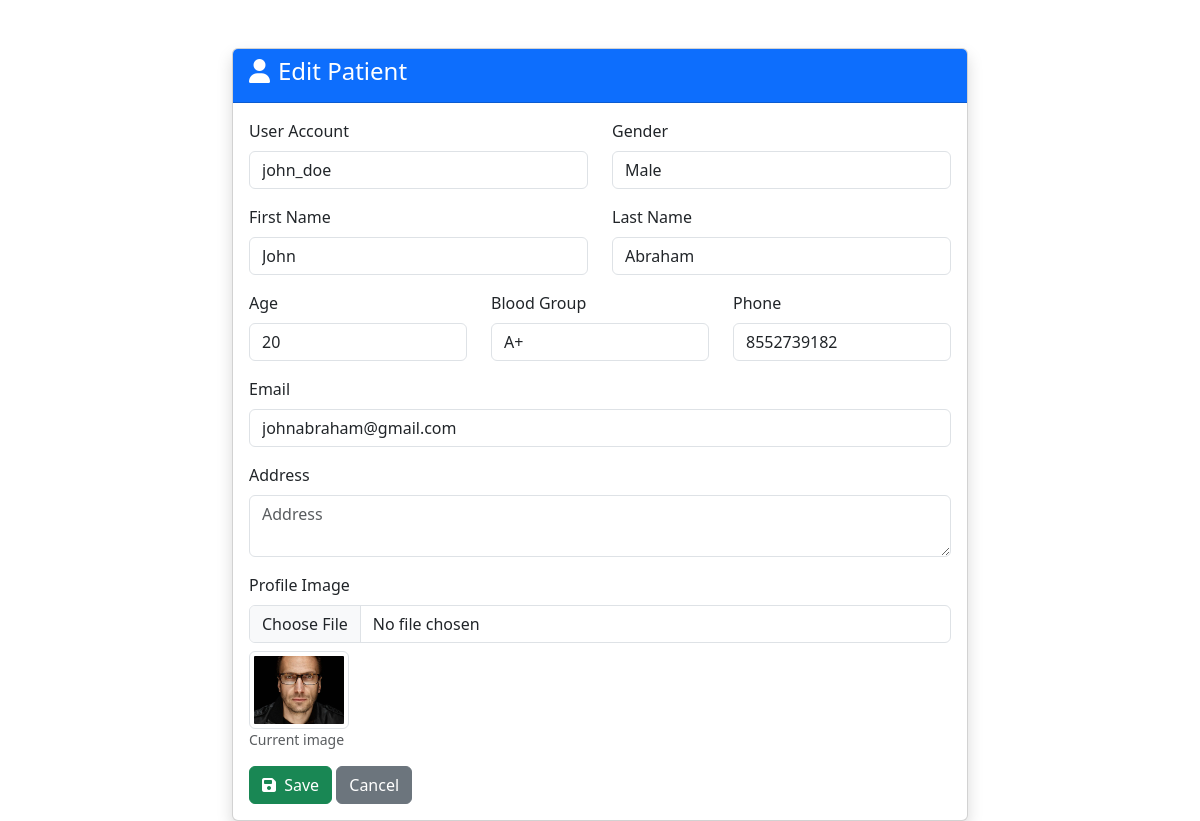
Page /patients/1/edit/ (signed in) on the committed database.
### patients/models.py (models this page shows, shortened)
class Patient(models.Model):
    GENDER_CHOICES = (
        ('M', 'Male'),
        ('F', 'Female'),
        ('O', 'Other'),
    )
    BLOOD_GROUP_CHOICES = (
        ('A+', 'A+'), ('A-', 'A-'),
        ('B+', 'B+'), ('B-', 'B-'),
        ('AB+', 'AB+'), ('AB-', 'AB-'),
        ('O+', 'O+'), ('O-', 'O-'),
    )
    patient_id = models.AutoField(primary_key=True)
    user = models.OneToOneField(User, on_delete=models.CASCADE, related_name='patient_profile')
    first_name = models.CharField(max_length=50)
    last_name = models.CharField(max_length=50)
    gender = models.CharField(max_length=1, choices=GENDER_CHOICES)
    age = models.PositiveIntegerField()
    blood_group = models.CharField(max_length=3, choices=BLOOD_GROUP_CHOICES, blank=True, null=True)
    email = models.EmailField(unique=True)
    phone = models.CharField(max_length=15)
    address = models.TextField(blank=True, null=True)
    profile_image = models.ImageField(upload_to='patient_profiles/', blank=True, null=True)
    created_at = models.DateTimeField(auto_now_add=True)
    class Meta:
        ordering = ['-created_at']

### patients/views.py (the view)
# urls.py: path('<int:pk>/edit/', views.patient_edit, name='edit'),
@login_required
def patient_edit(request, pk):
    if not is_admin(request.user):
        messages.error(request, 'You do not have permission to perform this action.')
        return redirect('accounts:patient_dashboard')
    patient = get_object_or_404(Patient, pk=pk)
    if request.method == 'POST':
        form = PatientForm(request.POST, request.FILES, instance=patient)
        if form.is_valid():
            form.save()
            messages.success(request, f'Patient {patient.first_name} {patient.last_name} updated successfully!')
            return redirect('patients:list')
        else:
            messages.error(request, 'Please correct the errors below.')
    else:
        form = PatientForm(instance=patient)
    return render(request, 'patients/patient_form.html', {'form': form, 'title': 'Edit Patient', 'patient': patient})

### patients/views.py (called while the page is built)
def is_admin(user):
    return hasattr(user, 'profile') and user.profile.role == 'ADMIN'

### templates/patients/patient_form.html (shortened to what this page needs)
{% extends 'base.html' %}
{% block content %}
<div class="row justify-content-center">
    <div class="col-lg-8">
        <div class="card shadow">
            <div class="card-header bg-primary text-white">
                <h4><i class="fas fa-user me-2"></i>{{ title }}</h4>
            </div>
            <div class="card-body">
                <form method="post" enctype="multipart/form-data">
                    <div class="row">
                        <div class="col-md-6 mb-3">
                            <label for="{{ form.user.id_for_label }}" class="form-label">User Account</label>
                            {{ form.user }}
                        </div>
                        <div class="col-md-6 mb-3">
                            <label for="{{ form.gender.id_for_label }}" class="form-label">Gender</label>
                            {{ form.gender }}
                        </div>
                    </div>
                    <div class="row">
                        <div class="col-md-6 mb-3">
                            <label for="{{ form.first_name.id_for_label }}" class="form-label">First Name</label>
                            {{ form.first_name }}
                        </div>
                        <div class="col-md-6 mb-3">
                            <label for="{{ form.last_name.id_for_label }}" class="form-label">Last Name</label>
                            {{ form.last_name }}
                        </div>
                    </div>
                    <div class="row">
                        <div class="col-md-4 mb-3">
                            <label for="{{ form.age.id_for_label }}" class="form-label">Age</label>
                            {{ form.age }}
                        </div>
                        <div class="col-md-4 mb-3">
                            <label for="{{ form.blood_group.id_for_label }}" class="form-label">Blood Group</label>
                            {{ form.blood_group }}
                        </div>
                        <div class="col-md-4 mb-3">
                            <label for="{{ form.phone.id_for_label }}" class="form-label">Phone</label>
                            {{ form.phone }}
                        </div>
                    </div>
                    <div class="mb-3">
                        <label for="{{ form.email.id_for_label }}" class="form-label">Email</label>
                        {{ form.email }}
                    </div>
                    <div class="mb-3">
                        <label for="{{ form.address.id_for_label }}" class="form-label">Address</label>
                        {{ form.address }}
                    </div>
                    <div class="mb-3">
                        <label for="{{ form.profile_image.id_for_label }}" class="form-label">Profile Image</label>
                        {{ form.profile_image }}
                        {% if patient and patient.profile_image %}
                            <div class="mt-2">
                                <img src="{{ patient.profile_image.url }}" width="100" class="img-thumbnail">
                                <p class="text-muted small">Current image</p>
                            </div>
                        {% endif %}
                    </div>
                    <button type="submit" class="btn btn-success"><i class="fas fa-save me-1"></i> Save</button>
                    <a href="{% url 'patients:list' %}" class="btn btn-secondary">Cancel</a>
                </form>
            </div>
        </div>
    </div>
</div>
{% endblock %}

### rows in the picture
Patient: user "john_doe", gender "Male", first_name "John", last_name "Abraham", age "20", blood_group "A+", phone "8552739182", email "johnabraham@gmail.com", profile_image (picture)

### other values in the picture
{{ title }} "Edit Patient"
